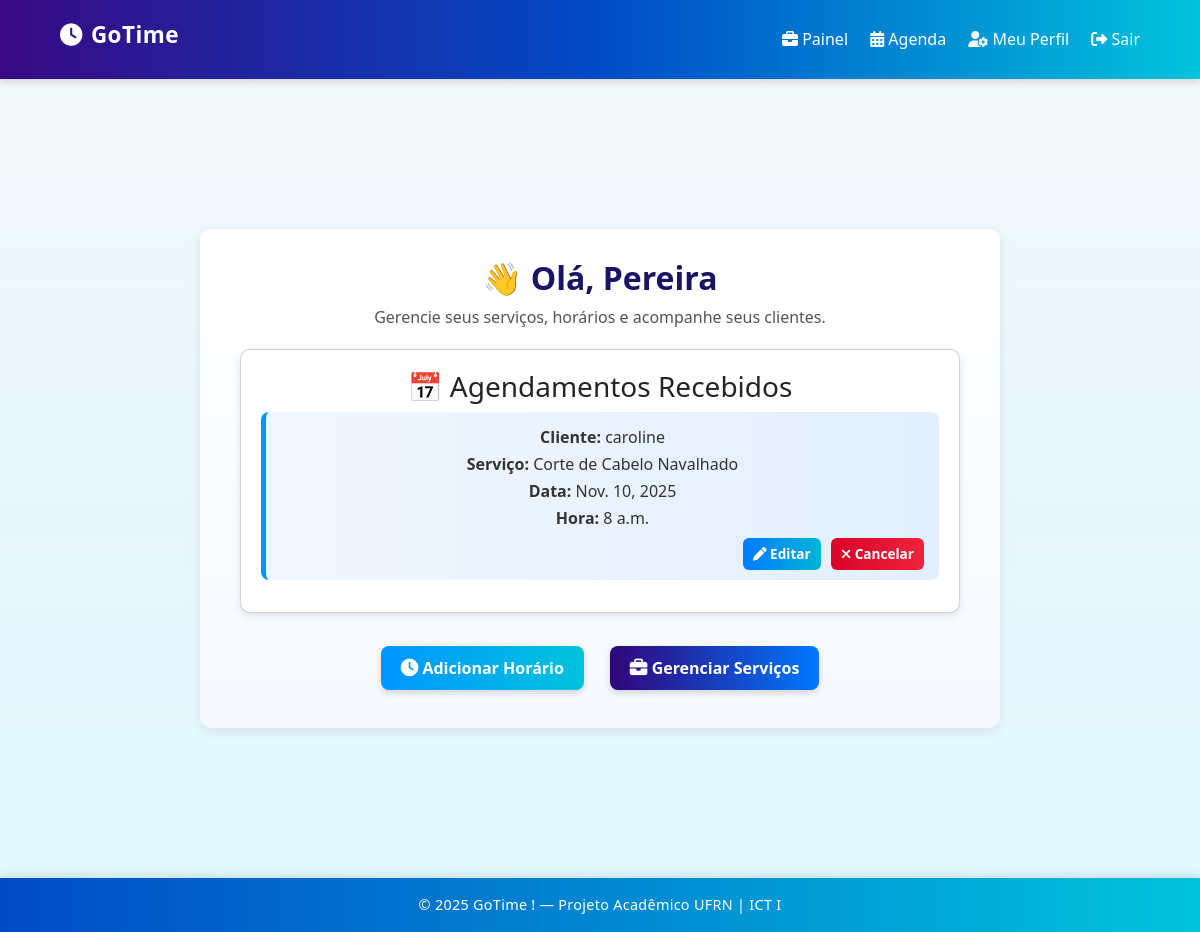
/profissional/dashboard/ (signed in), run on the app's committed database.
### servicos/models.py (models this page shows, shortened)
class Agendamento(models.Model):
    cliente = models.ForeignKey(User, on_delete=models.CASCADE, related_name='agendamentos_cliente')
    profissional = models.ForeignKey(User, on_delete=models.CASCADE, related_name='agendamentos_profissional')
    servico = models.ForeignKey(Servico, on_delete=models.CASCADE)
    horario = models.ForeignKey(HorarioDisponivel, on_delete=models.CASCADE)
    criado_em = models.DateTimeField(auto_now_add=True)

class Servico(models.Model):
    profissional = models.ForeignKey(User, on_delete=models.CASCADE)
    nome = models.CharField(max_length=100)
    descricao = models.TextField(blank=True, null=True)
    preco = models.DecimalField(max_digits=8, decimal_places=2)
    duracao = models.IntegerField(help_text="Duração em minutos")

class HorarioDisponivel(models.Model):
    profissional = models.ForeignKey(User, on_delete=models.CASCADE)
    servico = models.ForeignKey(Servico, on_delete=models.CASCADE)
    data = models.DateField()
    hora = models.TimeField()
    disponivel = models.BooleanField(default=True)

### servicos/views.py (the view)
# urls.py: path('profissional/dashboard/', views.dashboard_profissional, name='dashboard_profissional'),
@login_required
def dashboard_profissional(request):
    perfil = Perfil.objects.get(user=request.user)
    servicos = Servico.objects.filter(profissional=request.user)
    horarios_disponiveis = HorarioDisponivel.objects.filter(
        profissional=request.user, disponivel=True
    ).order_by('data', 'hora')
    agendamentos = Agendamento.objects.filter(
        profissional=request.user
    ).select_related('servico', 'cliente', 'horario').order_by('horario__data', 'horario__hora')
    return render(request, 'servicos/dashboard_profissional.html', {
        'perfil': perfil,
        'servicos': servicos,
        'horarios_disponiveis': horarios_disponiveis,
        'agendamentos': agendamentos
    })

### servicos/templates/servicos/dashboard_profissional.html (shortened to what this page needs)
{% extends 'servicos/base.html' %}
{% block content %}
<section class="dashboard-section">
    <h2> 👋 Olá, {{ user.username|title }}</h2>
    <p>Gerencie seus serviços, horários e acompanhe seus clientes.</p>
    <div class="card">
        <h3>📅 Agendamentos Recebidos</h3>
        {% if agendamentos %}
            {% for agendamento in agendamentos %}
                <div class="agendamento-card">
                    <p><strong>Cliente:</strong> {{ agendamento.cliente.username }}</p>
                    <p><strong>Serviço:</strong> {{ agendamento.servico.nome }}</p>
                    <p><strong>Data:</strong> {{ agendamento.horario.data }}</p>
                    <p><strong>Hora:</strong> {{ agendamento.horario.hora }}</p>
                    <div class="acoes-agendamento">
                        <a href="{% url 'editar_agendamento' agendamento.id %}" class="btn-mini btn-editar">
                            <i class="fa-solid fa-pen"></i> Editar
                        </a>
                        <a href="{% url 'cancelar_agendamento' agendamento.id %}" class="btn-mini btn-cancelar">
                            <i class="fa-solid fa-xmark"></i> Cancelar
                        </a>
                    </div>
                </div>
            {% endfor %}
        {% else %}
            <p class="sem-agendamentos">Nenhum agendamento no momento.</p>
        {% endif %}
    </div>
    <div class="botoes-dashboard">
        <a href="{% url 'cadastrar_horario' %}" class="btn btn-primary">
            <i class="fa-solid fa-clock"></i> Adicionar Horário
        </a>
        <a href="{% url 'listar_servicos' %}" class="btn btn-secondary">
            <i class="fa-solid fa-briefcase"></i> Gerenciar Serviços
        </a>
    </div>
</section>
{% endblock %}

### servicos/static/servicos/css/style.css (style rules this page uses)
:root { --cor-primaria: #0078D7; --cor-secundaria: #005fa3; --cor-gradiente: linear-gradient(180deg, #e9f1ff 0%, #f8faff 100%); --cor-fundo: #f8faff; --cor-texto: #222; --cor-branca: #fff; --sombra: 0 6px 18px rgba(0, 0, 0, 0.08); }
* { margin: 0; padding: 0; box-sizing: border-box; font-family: "Segoe UI", Arial, sans-serif; }
body { background: var(--cor-gradiente); color: var(--cor-texto); min-height: 100vh; display: flex; flex-direction: column; animation: fadeIn 0.8s ease-in; }
.btn { display: inline-flex; align-items: center; gap: 8px; background: var(--cor-primaria); color: var(--cor-branca); border: none; border-radius: 8px; padding: 14px 28px; font-size: 1rem; font-weight: 600; cursor: pointer; text-decoration: none; margin: 10px; transition: all 0.3s ease; box-shadow: 0 4px 10px rgba(0, 120, 215, 0.25); }
.btn i { font-size: 1.1rem; }
.botoes-dashboard { margin-top: 20px; display: flex; gap: 10px; justify-content: center; }
.botoes-dashboard .btn { background-color: #007bff; color: white; padding: 10px 20px; border-radius: 8px; text-decoration: none; transition: 0.3s; }
.btn-mini { display: inline-block; padding: 6px 10px; border-radius: 6px; color: #fff; font-size: 0.85rem; font-weight: 600; text-decoration: none; transition: 0.3s; }
.btn-editar { background: linear-gradient(90deg, #007bff, #00b4d8); }

### servicos/templates/servicos/base.html (style rules this page uses)
:root { --roxo-profundo: #380983; --azul-intenso: #004bc7; --azul-claro: #0096ff; --ciano: #00c3dc; --branco-gelo: #f4f8f8; --cinza-texto: #1e1e2f; }
body { margin: 0; font-family: 'Segoe UI', Roboto, sans-serif; background: linear-gradient(180deg, var(--branco-gelo) 0%, #e9f7ff 50%, #e0f9ff 100%); color: var(--cinza-texto); display: flex; flex-direction: column; min-height: 100vh; }
.btn { background-color: var(--azul-intenso); color: #fff; border: none; border-radius: 8px; padding: 10px 22px; font-weight: 500; transition: all 0.3s ease; box-shadow: 0 3px 6px rgba(0, 0, 0, 0.15); }
.card { background: var(--branco-gelo); border-radius: 12px; padding: 24px; box-shadow: 0 4px 12px rgba(0, 0, 0, 0.08); transition: all 0.3s ease; }

### servicos/templates/servicos/dashboard_profissional.html (style rules this page uses)
.dashboard-section { background: linear-gradient(180deg, #ffffff, #f5f9ff); border-radius: 12px; box-shadow: 0 4px 12px rgba(0,0,0,0.08); padding: 30px 40px; width: 90%; max-width: 800px; margin: 30px auto; animation: fadeIn 0.4s ease; }
.dashboard-section h2 { color: #1b1464; font-weight: 700; margin-bottom: 8px; }
.dashboard-section p { color: #555; margin-bottom: 20px; }
.card { background: #fff; border-radius: 10px; padding: 20px; box-shadow: 0 3px 8px rgba(0,0,0,0.1); }
.agendamento-card { background: linear-gradient(90deg, #f0f7ff, #e3efff); border-left: 5px solid #0096ff; padding: 10px 15px; border-radius: 8px; margin-bottom: 12px; }
.agendamento-card p { margin: 3px 0; color: #333; }
.acoes-agendamento { text-align: right; margin-top: 8px; }
.btn-mini { display: inline-block; padding: 6px 10px; border-radius: 6px; color: #fff; font-size: 0.85rem; font-weight: 600; text-decoration: none; transition: 0.3s; margin-left: 6px; }
.btn-editar { background: linear-gradient(90deg, #007bff, #00b4d8); }
.btn-cancelar { background: linear-gradient(90deg, #d90429, #ef233c); }
.botoes-dashboard { text-align: center; margin-top: 25px; }
.btn { display: inline-block; margin: 8px; padding: 12px 20px; border-radius: 8px; color: white; font-weight: 600; text-decoration: none; transition: 0.3s; }
.btn-primary { background: linear-gradient(90deg, #0096ff, #00c3dc); }
.btn-secondary { background: linear-gradient(90deg, #300479, #0078ff); }

### data on the page
Agendamento: cliente.username "caroline", servico.nome "Corte de Cabelo Navalhado", horario.data "Nov. 10, 2025", horario.hora "8 a.m."

### other printed values
{{ user.username|title }} "Pereira"
